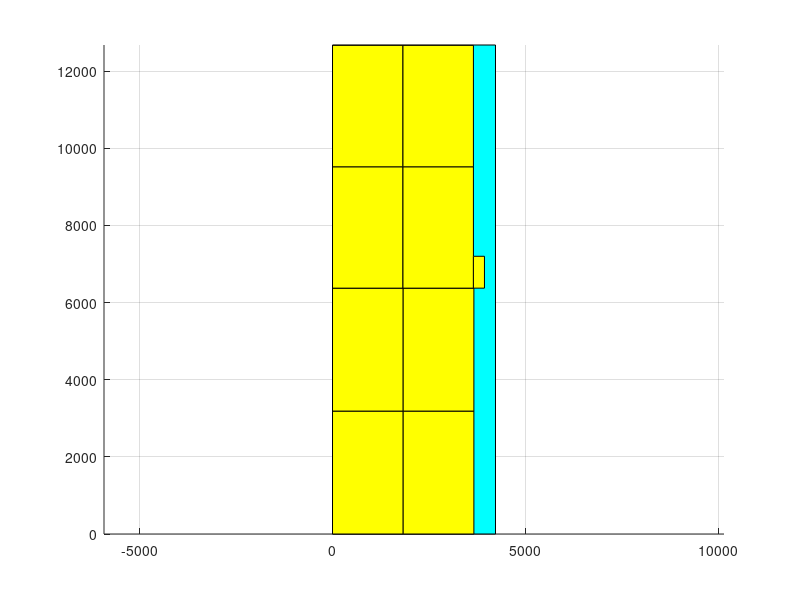

MATLAB code for this plot:
axis equal;
hold on;
grid on;
block_x=[0 0 4224 4224 0];
block_y=[0 12674 12674 0 0];
fill(block_x, block_y, 'c');
block_x=[0 0 1832 1832 0];
block_y=[0 3186 3186 0 0];
fill(block_x, block_y, 'y');
block_x=[1832 1832 3664 3664 1832];
block_y=[0 3186 3186 0 0];
fill(block_x, block_y, 'y');
block_x=[0 0 1832 1832 0];
block_y=[3186 6372 6372 3186 3186];
fill(block_x, block_y, 'y');
block_x=[1832 1832 3664 3664 1832];
block_y=[3186 6372 6372 3186 3186];
fill(block_x, block_y, 'y');
block_x=[0 0 1826 1826 0];
block_y=[6372 9518 9518 6372 6372];
fill(block_x, block_y, 'y');
block_x=[1826 1826 3652 3652 1826];
block_y=[6372 9518 9518 6372 6372];
fill(block_x, block_y, 'y');
block_x=[0 0 1826 1826 0];
block_y=[9518 12664 12664 9518 9518];
fill(block_x, block_y, 'y');
block_x=[1826 1826 3652 3652 1826];
block_y=[9518 12664 12664 9518 9518];
fill(block_x, block_y, 'y');
block_x=[3652 3652 3938 3938 3652];
block_y=[6372 7198 7198 6372 6372];
fill(block_x, block_y, 'y');
